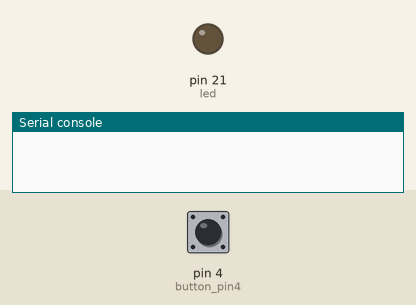
The program below on a simulated MicroPython board. Shown: output pins drawn as LEDs (lit = HIGH), the last lines printed to the serial console. The inputs (shaded band) are chosen by the test bench; at power-on: pin 4 (button_pin4) HIGH.

Above: at 1.2 s.
1.3 s: pin 4 (button_pin4) pulled LOW for 0.15 s
At 2.1 s:
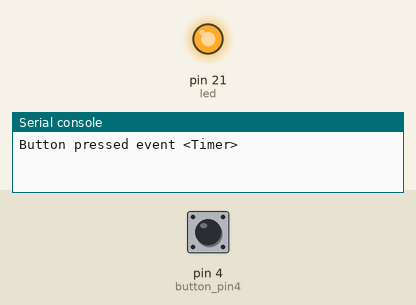
3.8 s: pin 4 (button_pin4) pulled LOW for 3.2 s
At 8.4 s:
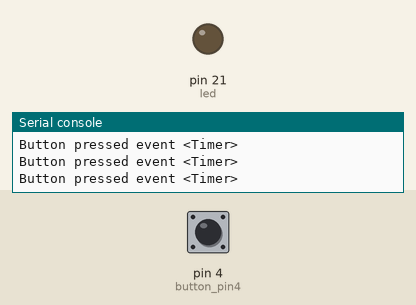
Timing chart, 0 to 9.9 s (numbered marks = the images above; inputs shaded):
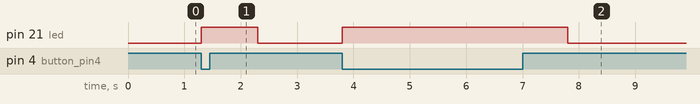

The program:

button_irq_timer.py
```python
from machine import Pin, Timer
from time import sleep_ms

led = Pin(21, Pin.OUT)    # create output pin on GPIO21

button_pin4 = Pin(4, Pin.IN, Pin.PULL_UP)

button_pressed = False

def button_pressed_isr(event):
    global button_pressed
    global button_event

    if button_pin4.value() == False:
        button_pressed = True
        button_event = event
    else:
        button_pressed = False


button_timer = Timer(1)
button_timer.init(period=50, mode=Timer.PERIODIC, callback=button_pressed_isr)

while True:
    if button_pressed == True:
        button_pressed = False
        led.on()
        print("Button pressed event", button_event)
        sleep_ms(1000)
    else:
        led.off()
```

Measured:
- after the input at 1.3 s, pin 21 (led): LOW → HIGH at once, → LOW 1.0 s later
- after the input at 3.8 s, pin 21 (led): LOW → HIGH at once, → LOW 4.0 s later
